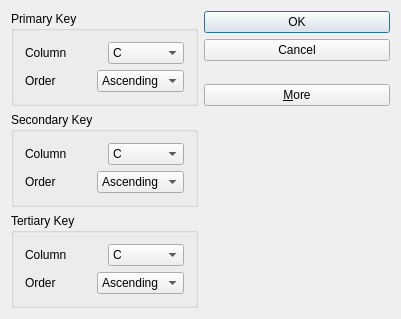
<?xml version="1.0" encoding="UTF-8"?>
<ui version="4.0">
 <class>Dialog</class>
 <widget class="QDialog" name="Dialog">
  <property name="geometry">
   <rect>
    <x>0</x>
    <y>0</y>
    <width>401</width>
    <height>303</height>
   </rect>
  </property>
  <property name="windowTitle">
   <string>Dialog</string>
  </property>
  <layout class="QGridLayout" name="gridLayout_4">
   <item row="0" column="0">
    <widget class="QGroupBox" name="primaryGroupBox">
     <property name="title">
      <string>Primary Key</string>
     </property>
     <layout class="QGridLayout" name="gridLayout">
      <item row="0" column="0">
       <layout class="QHBoxLayout" name="horizontalLayout">
        <item>
         <widget class="QLabel" name="primaryColumnLabel">
          <property name="text">
           <string>Column</string>
          </property>
         </widget>
        </item>
        <item>
         <widget class="QComboBox" name="primaryComboBox">
          <item>
           <property name="text">
            <string>C</string>
           </property>
          </item>
         </widget>
        </item>
       </layout>
      </item>
      <item row="1" column="0">
       <layout class="QHBoxLayout" name="horizontalLayout_2">
        <item>
         <widget class="QLabel" name="OrderLabel">
          <property name="text">
           <string>Order</string>
          </property>
         </widget>
        </item>
        <item>
         <widget class="QComboBox" name="comboBox_2">
          <item>
           <property name="text">
            <string>Ascending</string>
           </property>
          </item>
         </widget>
        </item>
       </layout>
      </item>
     </layout>
    </widget>
   </item>
   <item row="1" column="0">
    <spacer name="verticalSpacer">
     <property name="orientation">
      <enum>Qt::Vertical</enum>
     </property>
     <property name="sizeHint" stdset="0">
      <size>
       <width>20</width>
       <height>18</height>
      </size>
     </property>
    </spacer>
   </item>
   <item row="2" column="0">
    <widget class="QGroupBox" name="secondaryGroupBox">
     <property name="title">
      <string>Secondary Key</string>
     </property>
     <layout class="QGridLayout" name="gridLayout_2">
      <item row="0" column="0">
       <layout class="QHBoxLayout" name="horizontalLayout_3">
        <item>
         <widget class="QLabel" name="ColumnLabel_2">
          <property name="text">
           <string>Column</string>
          </property>
         </widget>
        </item>
        <item>
         <widget class="QComboBox" name="comboBox_3">
          <item>
           <property name="text">
            <string>C</string>
           </property>
          </item>
         </widget>
        </item>
       </layout>
      </item>
      <item row="1" column="0">
       <layout class="QHBoxLayout" name="horizontalLayout_4">
        <item>
         <widget class="QLabel" name="OrderLabel_2">
          <property name="text">
           <string>Order</string>
          </property>
         </widget>
        </item>
        <item>
         <widget class="QComboBox" name="comboBox_4">
          <item>
           <property name="text">
            <string>Ascending</string>
           </property>
          </item>
         </widget>
        </item>
       </layout>
      </item>
     </layout>
    </widget>
   </item>
   <item row="3" column="0">
    <widget class="QGroupBox" name="tertiaryGroupBox">
     <property name="title">
      <string>Tertiary Key</string>
     </property>
     <layout class="QGridLayout" name="gridLayout_3">
      <item row="0" column="0">
       <layout class="QHBoxLayout" name="horizontalLayout_5">
        <item>
         <widget class="QLabel" name="ColumnLabel_3">
          <property name="text">
           <string>Column</string>
          </property>
         </widget>
        </item>
        <item>
         <widget class="QComboBox" name="comboBox_5">
          <item>
           <property name="text">
            <string>C</string>
           </property>
          </item>
         </widget>
        </item>
       </layout>
      </item>
      <item row="1" column="0">
       <layout class="QHBoxLayout" name="horizontalLayout_6">
        <item>
         <widget class="QLabel" name="OrderLabel_3">
          <property name="text">
           <string>Order</string>
          </property>
         </widget>
        </item>
        <item>
         <widget class="QComboBox" name="comboBox_6">
          <item>
           <property name="text">
            <string>Ascending</string>
           </property>
          </item>
         </widget>
        </item>
       </layout>
      </item>
     </layout>
    </widget>
   </item>
   <item row="0" column="1" rowspan="2">
    <layout class="QVBoxLayout" name="verticalLayout">
     <item>
      <widget class="QPushButton" name="OKPushButton">
       <property name="text">
        <string>OK</string>
       </property>
       <property name="default">
        <bool>true</bool>
       </property>
      </widget>
     </item>
     <item>
      <widget class="QPushButton" name="CancelPushButton">
       <property name="text">
        <string>Cancel</string>
       </property>
      </widget>
     </item>
     <item>
      <spacer name="verticalSpacer_2">
       <property name="orientation">
        <enum>Qt::Vertical</enum>
       </property>
       <property name="sizeHint" stdset="0">
        <size>
         <width>20</width>
         <height>0</height>
        </size>
       </property>
      </spacer>
     </item>
     <item>
      <widget class="QPushButton" name="MorePushButton">
       <property name="text">
        <string>&amp;More</string>
       </property>
       <property name="checkable">
        <bool>true</bool>
       </property>
      </widget>
     </item>
    </layout>
   </item>
  </layout>
 </widget>
 <layoutdefault spacing="6" margin="11"/>
 <resources/>
 <connections>
  <connection>
   <sender>OKPushButton</sender>
   <signal>clicked()</signal>
   <receiver>Dialog</receiver>
   <slot>accept()</slot>
   <hints>
    <hint type="sourcelabel">
     <x>255</x>
     <y>30</y>
    </hint>
    <hint type="destinationlabel">
     <x>223</x>
     <y>156</y>
    </hint>
   </hints>
  </connection>
  <connection>
   <sender>CancelPushButton</sender>
   <signal>clicked()</signal>
   <receiver>Dialog</receiver>
   <slot>reject()</slot>
   <hints>
    <hint type="sourcelabel">
     <x>314</x>
     <y>49</y>
    </hint>
    <hint type="destinationlabel">
     <x>286</x>
     <y>156</y>
    </hint>
   </hints>
  </connection>
  <connection>
   <sender>MorePushButton</sender>
   <signal>toggled(bool)</signal>
   <receiver>secondaryGroupBox</receiver>
   <slot>setVisible(bool)</slot>
   <hints>
    <hint type="sourcelabel">
     <x>275</x>
     <y>107</y>
    </hint>
    <hint type="destinationlabel">
     <x>194</x>
     <y>183</y>
    </hint>
   </hints>
  </connection>
  <connection>
   <sender>MorePushButton</sender>
   <signal>toggled(bool)</signal>
   <receiver>tertiaryGroupBox</receiver>
   <slot>setVisible(bool)</slot>
   <hints>
    <hint type="sourcelabel">
     <x>360</x>
     <y>110</y>
    </hint>
    <hint type="destinationlabel">
     <x>197</x>
     <y>262</y>
    </hint>
   </hints>
  </connection>
 </connections>
</ui>
